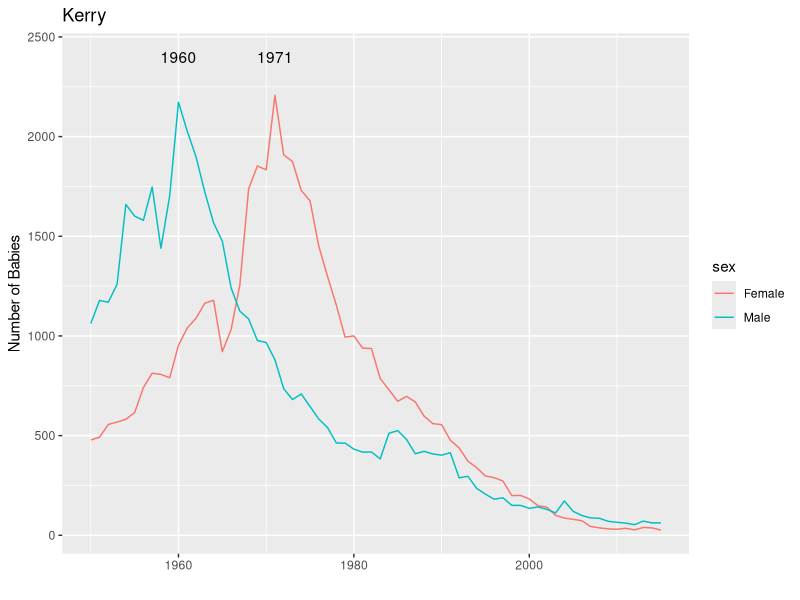
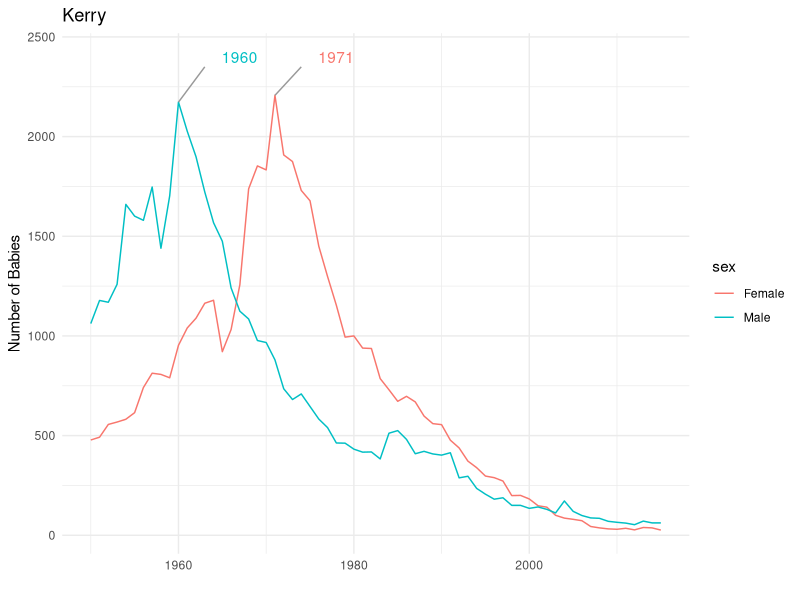

Here is the R script that generated these plots, in order:
# Exercise 3

# setup code
library(tidyverse)

# Load and reshape data
unisex_data <- read_csv("data/unisex.csv")
kerry <- filter(unisex_data, name=="Kerry")

# label the two peak years in this plot
# Male: 1960, Female: 1971
# use annotate() - you can call it twice, or specify vectors for x and label params
# Hint: the y limits will adjust automatically to fit your annotations
ggplot(kerry, aes(year, n, color=sex)) + 
  geom_line() + 
  labs(title="Kerry", y="Number of Babies", x="") + 
  annotate("text", x=c(1960, 1971), y=2400, label=c("1960", "1971"))


# BONUS: draw a line from the label to the peaks: 
# do this with another annotate element to the plot: type "segment"
# You might want to shift your lables to accomodate the lines
# Bonus 2: change the label colors to match the lines: #f8766d and #00bfc4
# and further style the graph (I kept the line segments gray to avoid confusion 
# with the actual lines)
ggplot(kerry, aes(year, n, color=sex)) + 
  geom_line() + 
  labs(title="Kerry", y="Number of Babies", x="") + 
  annotate("text", x=c(1967, 1978), y=2400, label=c("1960", "1971"), 
           color=c("#00bfc4", "#f8766d")) + 
  annotate("segment", x=c(1960, 1971), xend=c(1963, 1974), 
           y=c(2173, 2207), yend=2350, color="#999999") + 
  theme_minimal()

